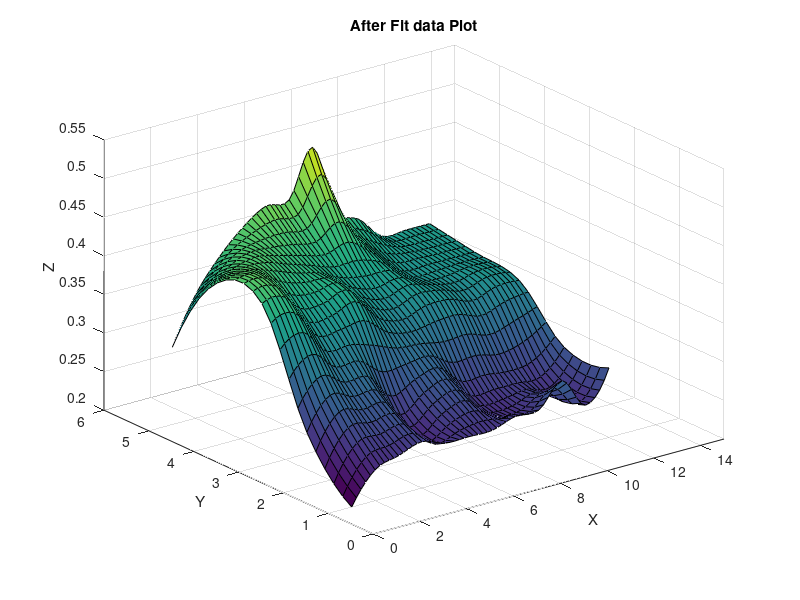

Reproduce this figure in MATLAB.
clc;clear;clf;

%原始数据的定义

x=[1:1:12];

y=[1:1:5];

%z是一个5乘12的矩阵。

z=[0.2 0.24 0.25 0.26 0.25 0.25 0.25 0.26 0.26 0.29 0.25 0.29;

0.27 0.31 0.3 0.3 0.26 0.28 0.29 0.26 0.26 0.26 0.26 0.29;

0.41 0.41 0.37 0.37 0.38 0.35 0.34 0.35 0.35 0.34 0.35 0.35;

0.41 0.42 0.42 0.41 0.4 0.39 0.39 0.38 0.36 0.36 0.36 0.36;

0.3 0.36 0.4 0.43 0.45 0.45 0.51 0.42 0.4 0.37 0.37 0.37];

%先考虑插值，需要用到的函数interp2

x1=1:0.2:12;

y1=1:0.2:5;

[x2,y2]=meshgrid(x1,y1);

t11=interp2(x,y,z,x2,y2,'cubic');

surf(x1,y1,t11);

title('After Fit data Plot');

xlabel('X'), ylabel('Y'), zlabel('Z'),

%对X,Y,Z轴范围的控制

axis([0 15 0 6 0.2 0.55]);
